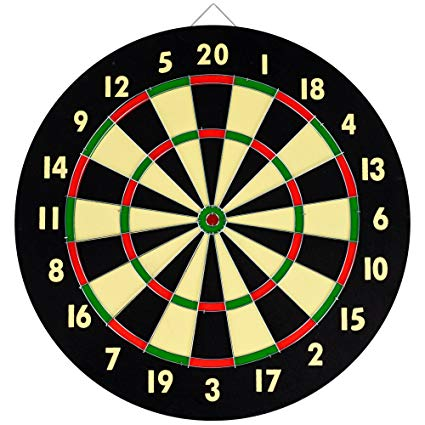
#> input picture Images/board.jpg, 425 x 425 px
$ python Example_ellipse.py   (older library calls are emulated)
#> lines starting #> are read from the running program, lines starting #| are printed output that depends on the picture; after the words box and inside, x2 and y2 are one past the last pixel; in counts of white or black regions, pixels touching at a corner belong together
import matplotlib.pyplot as plt

from skimage import data, color, img_as_ubyte
from skimage.feature import canny
from skimage.transform import hough_ellipse, rescale
from skimage.draw import ellipse_perimeter
from scipy import ndimage as ndi

import pdb

import os
import cv2

from skimage import io

## Modified example from Scikit image.org about hough detector

# Load picture, convert to grayscale and detect edges
image_rgb = cv2.imread(os.path.abspath('../Images/board.jpg'))#data.coffee()[0:220, 160:420]
#> image_rgb is the input picture: shape (425, 425, 3); mean B, G, R 118.8, 134, 138.8

dimensions = image_rgb.shape
#> dimensions = (425, 425, 3)
print("image size: ({},{})".format(dimensions[0], dimensions[1]))
#| image size: (425,425)
# Scale down image to something more suitable
scale = 1.0
image_rgb = cv2.resize(image_rgb, None, fx=scale, fy=scale)

#fig1, axori = plt.subplots()
#axori.imshow(image_rgb)
#plt.show()

image_gray = cv2.cvtColor(image_rgb, cv2.COLOR_BGR2GRAY)
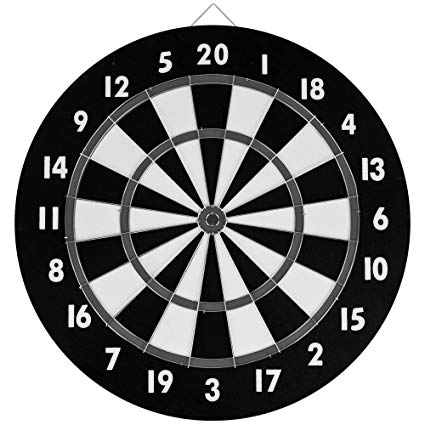
#> image_gray: shape (425, 425); min 0, max 255, mean 133.7
edges = cv2.Canny(image_gray, 200, 500)
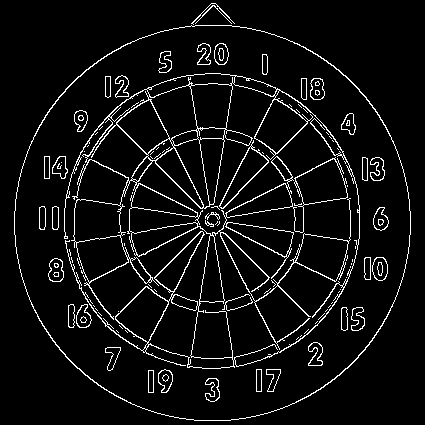
#> edges: shape (425, 425); 6.2% white in thin lines or dots
# [11 lines of commented-out code are left out]
"""result = hough_ellipse(edges, accuracy=20, threshold=100,
                       min_size=40, max_size=120)
result.sort(order='accumulator')

#pdb.set_trace()

# Estimated parameters for the ellipse
best = list(result[-1])
yc, xc, a, b = [int(round(x)) for x in best[1:5]]
orientation = best[5]

# Draw the ellipse on the original image
cy, cx = ellipse_perimeter(yc, xc, a, b, orientation)
image_rgb[cy, cx] = (0, 0, 255)
# Draw the edge (white) and the resulting ellipse (red)
edges = color.gray2rgb(img_as_ubyte(edges))
edges[cy, cx] = (250, 0, 0)
"""
fig2, (ax1, ax2, ax3, ax4) = plt.subplots(ncols=4, nrows=1, figsize=(8, 4),
                                sharex=True, sharey=True)
im2, contours, hierarchy = cv2.findContours(edges, cv2.RETR_TREE, cv2.CHAIN_APPROX_SIMPLE)
#> contours = 242 contours, 131 with area under 20; largest, box (x1, y1, x2, y2) and area: (14, 25, 411, 421) 123194, (14, 25, 411, 421) 122880, (64, 73, 360, 369) 59116, (136, 82, 360, 367) 26058, (147, 298, 234, 369) 2216
sortedConts = sorted(contours, key=lambda x: cv2.contourArea(x), reverse=True)
#> sortedConts has the same summary as contours

image_conts = image_gray.copy()
image_conts = cv2.cvtColor(image_conts, cv2.COLOR_GRAY2BGR)
image_ellipses = image_conts.copy()

nbr_conts = 5

cv2.drawContours(image_conts, sortedConts[:nbr_conts], -1, (0,255,0), 3)
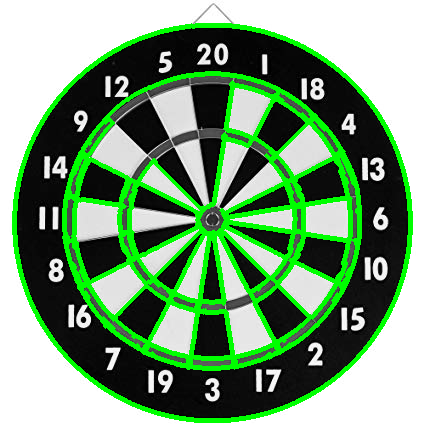
#> image_conts: shape (425, 425, 3); mean B, G, R 118, 155.7, 118
ellipses =[]


for i in range(0,nbr_conts):
    ellipse = cv2.fitEllipse(sortedConts[i])
    cv2.ellipse(image_ellipses,ellipse, (255,0,255),5)
    ellipses.append(ellipse)
#> this loop made 5 passes
#> ellipse on passes 1 to 5: ((212, 222.4), (396, 396.1), 75.74), ((212, 222.4), (395.5, 395.6), 74.32), ((212.1, 218.3), (271.4, 292), 166.6), ((265.8, 224.9), (178.9, 234.2), 176), ((190.1, 335.3), (53.28, 92.82), 113.1)
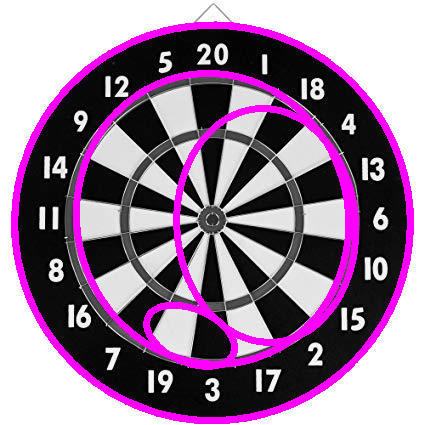
#> image_ellipses: shape (425, 425, 3); mean B, G, R 149.7, 121.4, 149.7
#> after the loop, ellipses = [((212, 222.4), (396, 396.1), 75.74), ((212, 222.4), (395.5, 395.6), 74.32), ((212.1, 218.3), (271.4, 292), 166.6), ((265.8, 224.9), (178.9, 234.2), 176), ((190.1, 335.3), (53.28, 92.82), 113.1)]

#print(len(contours))


ax1.set_title('Original picture')
ax1.imshow(image_rgb)

ax2.set_title('(un)Canny edges (?)')
ax2.imshow(img_as_ubyte(edges))

ax3.set_title('Edge (white) and result (red)')
ax3.imshow(image_conts)

ax4.set_title('Fitted ellipses 0:{}, starting from largest'.format(nbr_conts))
ax4.imshow(image_ellipses)

#plt.show()
#> figure, not shown here; B, G, R data is drawn as R, G, B
